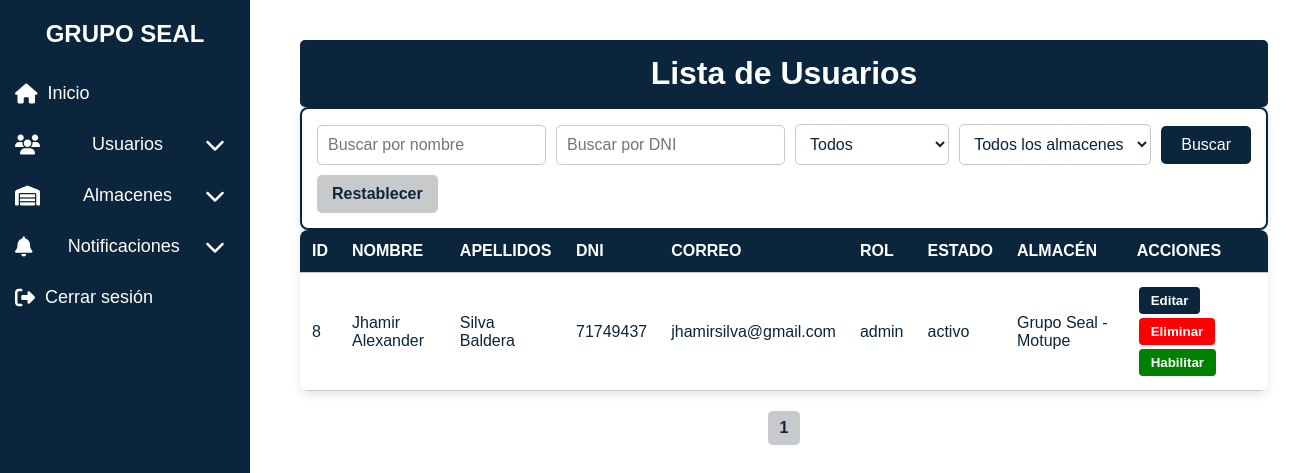
Before: /usuarios/listar.php (signed in) with the older database file.
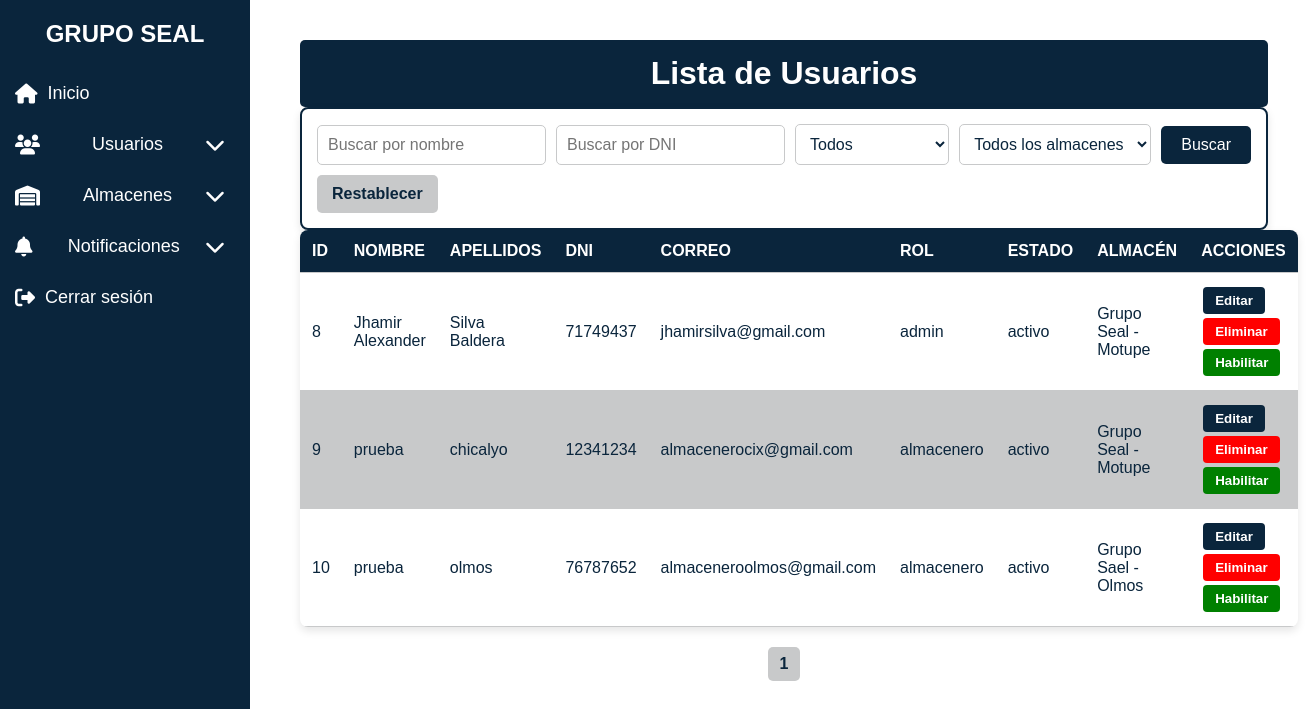
After: the same page with the newer database file.
### tables this page shows
CREATE TABLE `usuarios` (
  `id` int(11) NOT NULL,
  `nombre` varchar(64) NOT NULL,
  `apellidos` varchar(100) NOT NULL,
  `dni` varchar(8) NOT NULL,
  `celular` varchar(15) NOT NULL,
  `direccion` varchar(255) DEFAULT NULL,
  `correo` varchar(100) NOT NULL,
  `contrasena` varchar(255) NOT NULL,
  `almacen_id` int(11) DEFAULT NULL,
  `rol` enum('admin','almacenero') NOT NULL,
  `estado` enum('activo','inactivo') DEFAULT 'activo',
  `fecha_registro` timestamp NOT NULL DEFAULT current_timestamp()
);

CREATE TABLE `almacenes` (
  `id` int(11) NOT NULL,
  `nombre` varchar(100) NOT NULL,
  `ubicacion` varchar(255) NOT NULL
);

### usuarios/listar.php (the view, shortened to what this page needs)
<?php
require_once "../config/database.php";
$usuarios_por_pagina = 5;
$pagina_actual = isset($_GET['pagina']) ? (int)$_GET['pagina'] : 1;
$query_total = "SELECT COUNT(*) AS total FROM usuarios WHERE estado != 'Eliminado'";
$result_total = $conn->query($query_total);
$total_usuarios = $result_total->fetch_assoc()["total"];
$total_paginas = ceil($total_usuarios / $usuarios_por_pagina);
$where = " WHERE u.estado != 'Eliminado' ";
$query = "SELECT u.id, u.nombre, u.apellidos, u.dni, u.correo, u.rol, u.estado, a.nombre AS almacen
          FROM usuarios u
          LEFT JOIN almacenes a ON u.almacen_id = a.id
          $where";
$stmt = $conn->prepare($query);
$stmt->execute();
$result = $stmt->get_result();
$usuarios = $result->fetch_all(MYSQLI_ASSOC);
?>
<!DOCTYPE html>
<html lang="es">
<head>
    <link rel="stylesheet" href="../assets/css/styles-dashboard.css">
    <link rel="stylesheet" href="../assets/css/styles-form.css">
    <link rel="stylesheet" href="../assets/css/styles-lista-usuarios.css">
    <link rel="stylesheet" href="../assets/css/styles-pendientes.css">
    <link rel="stylesheet" href="https://cdnjs.cloudflare.com/ajax/libs/font-awesome/6.4.2/css/all.min.css">
</head>
<body>
    <div class="dashboard-container">
        <nav class="sidebar" id="sidebar">
            <h2>GRUPO SEAL</h2>
            <ul>
                <li><a href="../dashboard.php"><i class="fas fa-home"></i> Inicio</a></li>
                <li class="submenu-container">
                    <a href="#" aria-label="Menú Usuarios">
                        <i class="fas fa-users"></i> Usuarios <i class="fas fa-chevron-down"></i>
                    </a>
                </li>
                <li class="submenu-container">
                    <a href="#" aria-label="Menú Almacenes">
                        <i class="fas fa-warehouse"></i> Almacenes <i class="fas fa-chevron-down"></i>
                    </a>
                </li>
                <li class="submenu-container">
                    <a href="#" aria-label="Menú Notificaciones">
                        <i class="fas fa-bell"></i> Notificaciones <i class="fas fa-chevron-down"></i>
                    </a>
                </li>
                <li><a href="../logout.php"><i class="fas fa-sign-out-alt"></i> Cerrar sesión</a></li>
            </ul>
        </nav>
        <main class="content" id="main-content">
            <h1>Lista de Usuarios</h1>
            <form method="GET" action="listar.php" class="filter-form">
                <input type="text" name="nombre" placeholder="Buscar por nombre" value="<?= htmlspecialchars($_GET['nombre'] ?? '') ?>">
                <input type="text" name="dni" placeholder="Buscar por DNI" value="<?= htmlspecialchars($_GET['dni'] ?? '') ?>">
                <select name="estado">
                    <option value="">Todos</option>
                </select>
                <select name="almacen">
                    <option value="">Todos los almacenes</option>
                </select>
                <button type="submit">Buscar</button>
                <a href="listar.php" class="reset-btn">Restablecer</a>
            </form>
            <table class="usuarios-table">
                <thead>
                    <tr>
                        <th>ID</th>
                        <th>Nombre</th>
                        <th>Apellidos</th>
                        <th>DNI</th>
                        <th>Correo</th>
                        <th>Rol</th>
                        <th>Estado</th>
                        <th>Almacén</th>
                        <th>Acciones</th>
                    </tr>
                </thead>
                <tbody>
                    <?php foreach ($usuarios as $usuario): ?>
                        <tr id="user-<?= $usuario['id'] ?>">
                            <td><?= $usuario['id'] ?></td>
                            <td><?= htmlspecialchars($usuario['nombre']) ?></td>
                            <td><?= htmlspecialchars($usuario['apellidos']) ?></td>
                            <td><?= htmlspecialchars($usuario['dni']) ?></td>
                            <td><?= htmlspecialchars($usuario['correo']) ?></td>
                            <td><?= htmlspecialchars($usuario['rol']) ?></td>
                            <td><?= htmlspecialchars($usuario['estado']) ?></td>
                            <td><?= htmlspecialchars($usuario['almacen'] ?? 'N/A') ?></td>
                            <td>
                                <button onclick="editUser(<?= $usuario['id'] ?>)">Editar</button>
                                <button onclick="deleteUser(<?= $usuario['id'] ?>)">Eliminar</button>
                                <button onclick="toggleStatus(<?= $usuario['id'] ?>)">
                                    <?= $usuario['estado'] === 'Activo' ? 'Inhabilitar' : 'Habilitar' ?>
                                </button>
                            </td>
                        </tr>
                    <?php endforeach; ?>
                </tbody>
            </table>
            <div class="pagination">
                <?php for ($i = 1; $i <= $total_paginas; $i++): ?>
                    <a href="?pagina=<?= $i ?>" class="<?= $i == $pagina_actual ? 'active' : '' ?>"><?= $i ?></a>
                <?php endfor; ?>
            </div>
        </main>
    </div>
</body>
</html>

### assets/css/styles-dashboard.css (style rules this page uses)
* { margin: 0; padding: 0; box-sizing: border-box; font-family: 'Poppins', sans-serif; }
body { background-color: #ffffff; }
.dashboard-container { text-align: center; padding: 20px; }
.sidebar { width: 250px; height: 100vh; background: #0a253c; color: #ffffff; position: fixed; top: 0; left: 0; padding-top: 20px; transition: transform 0.3s ease-in-out; z-index: 999; }
.sidebar h2 { text-align: center; margin-bottom: 20px; }
.sidebar ul { list-style: none; padding: 0; }
.sidebar ul li { padding: 15px; }
.sidebar ul li a { text-decoration: none; color: #ffffff; font-size: 18px; display: flex; align-items: center; }
.sidebar ul li a i { margin-right: 10px; font-size: 20px; }
.content { margin-left: 260px; padding: 20px; transition: margin-left 0.3s ease-in-out; }
.submenu-container a { display: flex; justify-content: space-between; align-items: center; }

### assets/css/styles-form.css (style rules this page uses)
h1 { text-align: center; color: #ffffff; background-color: #0a253c; padding: 15px; border-radius: 5px; }

### assets/css/styles-lista-usuarios.css (style rules this page uses)
.usuarios-table { width: 100%; border-collapse: collapse; background-color: #ffffff; color: #0a253c; border-radius: 8px; overflow: hidden; box-shadow: 0px 4px 8px rgba(0, 0, 0, 0.1); }
.usuarios-table thead { background-color: #0a253c; color: #ffffff; }
.usuarios-table th, .usuarios-table td { padding: 12px; text-align: left; border-bottom: 1px solid #c8c9ca; }
.usuarios-table tr:nth-child(even) { background-color: #c8c9ca; }
.usuarios-table th { text-transform: uppercase; }
.usuarios-table button { padding: 6px 12px; margin: 2px; border: none; border-radius: 4px; cursor: pointer; font-weight: bold; }
.usuarios-table button:first-child { background-color: #0a253c; color: white; }
.usuarios-table button:nth-child(2) { background-color: red; color: white; }
.usuarios-table button:nth-child(3) { background-color: green; color: white; }
.filter-form { display: flex; flex-wrap: wrap; gap: 10px; padding: 15px; background-color: #ffffff; border: 2px solid #0a253c; border-radius: 8px; box-shadow: 0px 4px 8px rgba(0, 0, 0, 0.1); justify-content: space-between; align-items: center; }
.filter-form input, .filter-form select { flex: 1; padding: 10px; border: 1px solid #c8c9ca; border-radius: 5px; font-size: 16px; color: #0a253c; background-color: #ffffff; }
.filter-form button { background-color: #0a253c; color: white; padding: 10px 20px; border: none; border-radius: 5px; cursor: pointer; font-size: 16px; transition: 0.3s; }
.filter-form .reset-btn { background-color: #c8c9ca; color: #0a253c; padding: 10px 15px; border-radius: 5px; text-decoration: none; text-align: center; font-size: 16px; font-weight: bold; transition: 0.3s; }
.pagination { text-align: center; margin-top: 20px; }
.pagination a { display: inline-block; padding: 8px 12px; margin: 0 5px; text-decoration: none; color: #ffffff; background: #0a253c; border-radius: 5px; transition: background 0.3s ease; }
.pagination a.active { background: #c8c9ca; color: #0a253c; font-weight: bold; }

Changed rows visible on the page:
added usuarios: id "9", nombre "prueba", apellidos "chicalyo", dni "12341234", correo "almacenerocix@gmail.com", rol "almacenero", estado "activo", almacen.nombre "Grupo Seal - Motupe", shows "Habilitar"
added usuarios: id "10", nombre "prueba", apellidos "olmos", dni "76787652", correo "almaceneroolmos@gmail.com", rol "almacenero", estado "activo", almacen.nombre "Grupo Sael - Olmos", shows "Habilitar"
